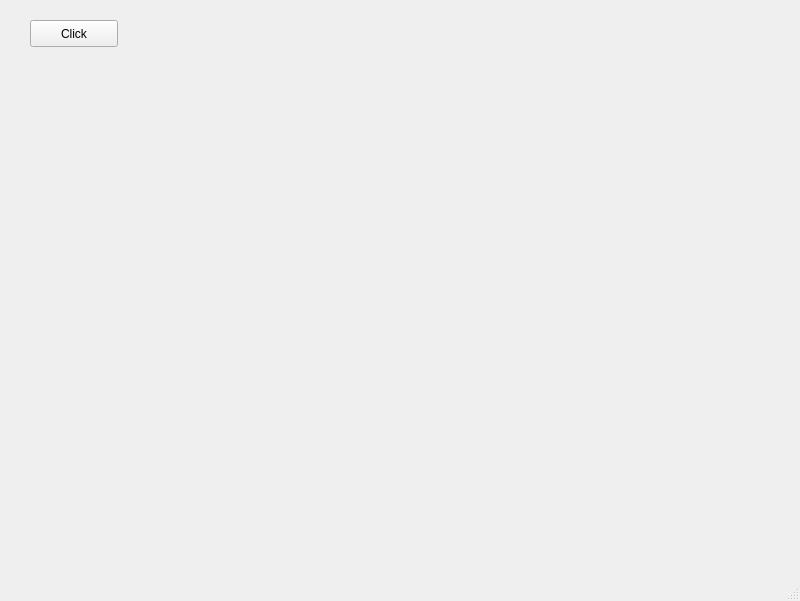
<?xml version="1.0" encoding="UTF-8"?>
<ui version="4.0">
 <class>MainWindow</class>
 <widget class="QMainWindow" name="MainWindow">
  <property name="geometry">
   <rect>
    <x>0</x>
    <y>0</y>
    <width>800</width>
    <height>601</height>
   </rect>
  </property>
  <property name="windowTitle">
   <string>MainWindow</string>
  </property>
  <widget class="QWidget" name="centralwidget">
   <widget class="QPushButton" name="pushButton">
    <property name="geometry">
     <rect>
      <x>30</x>
      <y>20</y>
      <width>88</width>
      <height>27</height>
     </rect>
    </property>
    <property name="text">
     <string>Click</string>
    </property>
   </widget>
  </widget>
  <widget class="QMenuBar" name="menubar">
   <property name="geometry">
    <rect>
     <x>0</x>
     <y>0</y>
     <width>800</width>
     <height>24</height>
    </rect>
   </property>
  </widget>
  <widget class="QStatusBar" name="statusbar"/>
 </widget>
 <resources/>
 <connections/>
</ui>
